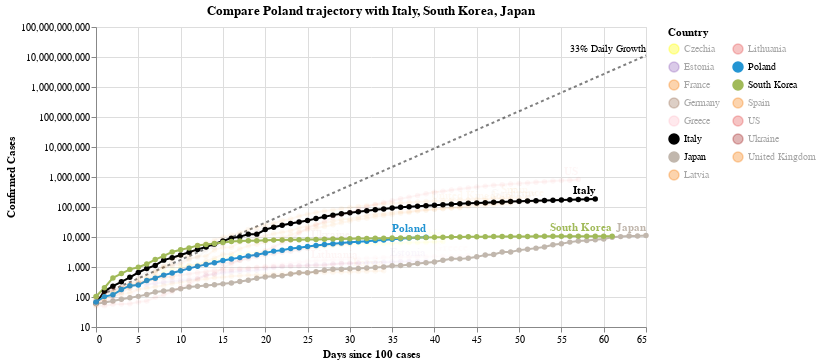

The notebook cell saved with this chart:
### Code cell
#hide_input
chart3 = make_since_chart(['Poland'])
chart3

### Figure 1 — Vega-Lite specification as saved in the notebook (floating-point values rounded to 4 significant figures; data arrays with more than 128 entries replaced by an {"elided": "..."} marker saying what was removed)
{"config": {"view": {"continuousWidth": 400, "continuousHeight": 300}}, "layer": [{"mark": {"type": "line", "color": "black", "opacity": 0.5, "strokeDash": [3, 3]}, "encoding": {"x": {"type": "quantitative", "field": "Days since 100 cases"}, "y": {"type": "quantitative", "field": "Confirmed Cases"}}}, {"mark": {"type": "text", "align": "right", "dy": -6, "fontSize": 10, "text": "33% Daily Growth"}, "encoding": {"x": {"type": "quantitative", "field": "Days since 100 cases"}, "y": {"type": "quantitative", "field": "Confirmed Cases"}}, "transform": [{"filter": "(datum['Days since 100 cases'] >= 65)"}]}, {"data": {"name": "data-7528f0fd605737c8c22ed440105fd652"}, "mark": {"type": "line", "point": true}, "encoding": {"color": {"type": "nominal", "field": "Country", "legend": {"columns": 2}, "scale": {"domain": ["Czechia", "Estonia", "France", "Germany", "Greece", "Italy", "Japan", "Latvia", "Lithuania", "Poland", "South Korea", "Spain", "US", "Ukraine", "United Kingdom"], "range": ["yellow", "#9467bd", "#F58518", "#9D755D", "pink", "black", "#C1B7AD", "#F58518", "#E45756", "#2495D3", "#A1BA59", "#F58518", "#E45756", "brown", "#F58518"]}}, "opacity": {"condition": {"value": 1, "selection": "selector001"}, "value": 0.05}, "tooltip": [{"type": "nominal", "field": "Country"}, {"type": "temporal", "field": "Date"}, {"type": "quantitative", "field": "Confirmed Cases"}, {"type": "quantitative", "field": "Days since 100 cases"}], "x": {"type": "quantitative", "field": "Days since 100 cases"}, "y": {"type": "quantitative", "field": "Confirmed Cases", "scale": {"type": "log"}}}, "selection": {"selector001": {"type": "multi", "fields": ["Country"], "bind": "legend", "init": [{"Country": "Poland"}, {"Country": "Italy"}, {"Country": "South Korea"}, {"Country": "Japan"}]}}, "width": 550}, {"data": {"name": "data-7528f0fd605737c8c22ed440105fd652"}, "mark": {"type": "text", "align": "right", "dy": -8, "fontWeight": "bold"}, "encoding": {"color": {"type": "nominal", "field": "Country", "legend": {"columns": 2}, "scale": {"domain": ["Czechia", "Estonia", "France", "Germany", "Greece", "Italy", "Japan", "Latvia", "Lithuania", "Poland", "South Korea", "Spain", "US", "Ukraine", "United Kingdom"], "range": ["yellow", "#9467bd", "#F58518", "#9D755D", "pink", "black", "#C1B7AD", "#F58518", "#E45756", "#2495D3", "#A1BA59", "#F58518", "#E45756", "brown", "#F58518"]}}, "opacity": {"condition": {"value": 1, "selection": "selector001"}, "value": 0.05}, "text": {"type": "nominal", "field": "Country"}, "tooltip": [{"type": "nominal", "field": "Country"}, {"type": "temporal", "field": "Date"}, {"type": "quantitative", "field": "Confirmed Cases"}, {"type": "quantitative", "field": "Days since 100 cases"}], "x": {"type": "quantitative", "field": "Days since 100 cases"}, "y": {"type": "quantitative", "field": "Confirmed Cases", "scale": {"type": "log"}}}, "transform": [{"filter": "(datum['Date'] >= 1587427200000)"}], "width": 550}], "data": {"name": "data-1b8fffc793136e958ae29e63646d3c72"}, "title": "Compare Poland trajectory with Italy, South Korea, Japan", "$schema": "https://vega.github.io/schema/vega-lite/v4.0.2.json", "datasets": {"data-1b8fffc793136e958ae29e63646d3c72": [{"Days since 100 cases": 0, "Confirmed Cases": 100.0}, {"Days since 100 cases": 1, "Confirmed Cases": 133.0}, {"Days since 100 cases": 2, "Confirmed Cases": 176.9}, {"Days since 100 cases": 3, "Confirmed Cases": 235.3}, {"Days since 100 cases": 4, "Confirmed Cases": 312.9}, {"Days since 100 cases": 5, "Confirmed Cases": 416.2}, {"Days since 100 cases": 6, "Confirmed Cases": 553.5}, {"Days since 100 cases": 7, "Confirmed Cases": 736.1}, {"Days since 100 cases": 8, "Confirmed Cases": 979.1}, {"Days since 100 cases": 9, "Confirmed Cases": 1302.0}, {"Days since 100 cases": 10, "Confirmed Cases": 1732.0}, {"Days since 100 cases": 11, "Confirmed Cases": 2303.0}, {"Days since 100 cases": 12, "Confirmed Cases": 3064.0}, {"Days since 100 cases": 13, "Confirmed Cases": 4074.0}, {"Days since 100 cases": 14, "Confirmed Cases": 5419.0}, {"Days since 100 cases": 15, "Confirmed Cases": 7207.0}, {"Days since 100 cases": 16, "Confirmed Cases": 9586.0}, {"Days since 100 cases": 17, "Confirmed Cases": 12750.0}, {"Days since 100 cases": 18, "Confirmed Cases": 16960.0}, {"Days since 100 cases": 19, "Confirmed Cases": 22550.0}, {"Days since 100 cases": 20, "Confirmed Cases": 29990.0}, {"Days since 100 cases": 21, "Confirmed Cases": 39890.0}, {"Days since 100 cases": 22, "Confirmed Cases": 53060.0}, {"Days since 100 cases": 23, "Confirmed Cases": 70560.0}, {"Days since 100 cases": 24, "Confirmed Cases": 93850.0}, {"Days since 100 cases": 25, "Confirmed Cases": 124800.0}, {"Days since 100 cases": 26, "Confirmed Cases": 166000.0}, {"Days since 100 cases": 27, "Confirmed Cases": 220800.0}, {"Days since 100 cases": 28, "Confirmed Cases": 293700.0}, {"Days since 100 cases": 29, "Confirmed Cases": 390600.0}, {"Days since 100 cases": 30, "Confirmed Cases": 519500.0}, {"Days since 100 cases": 31, "Confirmed Cases": 690900.0}, {"Days since 100 cases": 32, "Confirmed Cases": 918900.0}, {"Days since 100 cases": 33, "Confirmed Cases": 1222000.0}, {"Days since 100 cases": 34, "Confirmed Cases": 1625000.0}, {"Days since 100 cases": 35, "Confirmed Cases": 2162000.0}, {"Days since 100 cases": 36, "Confirmed Cases": 2875000.0}, {"Days since 100 cases": 37, "Confirmed Cases": 3824000.0}, {"Days since 100 cases": 38, "Confirmed Cases": 5086000.0}, {"Days since 100 cases": 39, "Confirmed Cases": 6764000.0}, {"Days since 100 cases": 40, "Confirmed Cases": 8996000.0}, {"Days since 100 cases": 41, "Confirmed Cases": 11970000.0}, {"Days since 100 cases": 42, "Confirmed Cases": 15910000.0}, {"Days since 100 cases": 43, "Confirmed Cases": 21170000.0}, {"Days since 100 cases": 44, "Confirmed Cases": 28150000.0}, {"Days since 100 cases": 45, "Confirmed Cases": 37440000.0}, {"Days since 100 cases": 46, "Confirmed Cases": 49790000.0}, {"Days since 100 cases": 47, "Confirmed Cases": 66230000.0}, {"Days since 100 cases": 48, "Confirmed Cases": 88080000.0}, {"Days since 100 cases": 49, "Confirmed Cases": 117100000.0}, {"Days since 100 cases": 50, "Confirmed Cases": 155800000.0}, {"Days since 100 cases": 51, "Confirmed Cases": 207200000.0}, {"Days since 100 cases": 52, "Confirmed Cases": 275600000.0}, {"Days since 100 cases": 53, "Confirmed Cases": 366600000.0}, {"Days since 100 cases": 54, "Confirmed Cases": 487500000.0}, {"Days since 100 cases": 55, "Confirmed Cases": 648400000.0}, {"Days since 100 cases": 56, "Confirmed Cases": 862400000.0}, {"Days since 100 cases": 57, "Confirmed Cases": 1147000000.0}, {"Days since 100 cases": 58, "Confirmed Cases": 1525000000.0}, {"Days since 100 cases": 59, "Confirmed Cases": 2029000000.0}, {"Days since 100 cases": 60, "Confirmed Cases": 2698000000.0}, {"Days since 100 cases": 61, "Confirmed Cases": 3589000000.0}, {"Days since 100 cases": 62, "Confirmed Cases": 4773000000.0}, {"Days since 100 cases": 63, "Confirmed Cases": 6348000000.0}, {"Days since 100 cases": 64, "Confirmed Cases": 8443000000.0}, {"Days since 100 cases": 65, "Confirmed Cases": 11230000000.0}], "data-7528f0fd605737c8c22ed440105fd652": {"elided": "720 records"}}}
